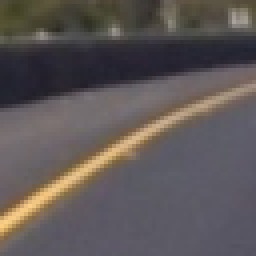
#> input picture non-vehicles/Extras/extra1003.png, 64 x 64 px, given in place of calibration1.jpg, which was not available (shown 4 times larger); the run also reads 1 picture not shown here
$ jupyter execute --allow-errors Project5.ipynb   (shell and % lines are left out)   (older library calls are emulated)   (text cells are left out)
#> lines starting #> are read from the running program, lines starting #| are printed output that depends on the picture; after the words box and inside, x2 and y2 are one past the last pixel; in counts of white or black regions, pixels touching at a corner belong together; pictures that were not available may be replaced by others from this repository, and a replacement may not be noted
### AdvLaneLine.py
import numpy as np
import cv2
import glob
import os
from moviepy.editor import VideoFileClip
import matplotlib.pyplot as plt
import matplotlib.image as mpimg
from IPython.display import HTML
import math

##########################################################################################################################

# Camera Calibrate

##########################################################################################################################

def color_gray(img):
    gray = cv2.cvtColor(img, cv2.COLOR_RGB2GRAY)
    return gray

nx = 9
ny = 6

objp = np.zeros((6*9,3), np.float32)
objp[:,:2] = np.mgrid[0:9,0:6].T.reshape(-1,2)

# Arrays to store object points and image points from all
# the images.
objpoints = [] # 3d points in real world space
imgpoints = [] # 2d points in image plane.

# Make a list of calibration images
images = glob.glob('camera_cal/calibration*.jpg')

# Step through the list and search for chessboard corners
for fname in images:
    img = cv2.imread(fname)
    gray = color_gray(img)
#    # Find the chessboard corners
    ret, corners = cv2.findChessboardCorners(gray, (nx, ny),None)
#    # If found, add object points, image points
    if ret == True:
        objpoints.append(objp)
        imgpoints.append(corners)

##########################################################################################################################

# Undistort Images

##########################################################################################################################

# [4 lines left out: function cal_undistort, not called in this run]

img1 = cv2.imread('camera_cal/calibration1.jpg')
#> img1 is the input picture: shape (64, 64, 3); mean B, G, R 87, 87.4, 94
img2 = cv2.imread('camera_cal/calibration1.jpg')
img3 = mpimg.imread('test_images/6.jpg')
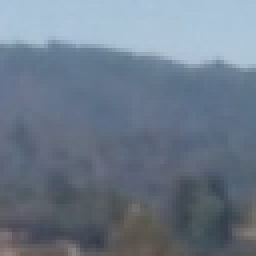
#> input picture non-vehicles/Extras/extra1093.png, 64 x 64 px, given in place of 6.jpg, which was not available (shown 4 times larger)
#> img3 is the input picture: shape (64, 64, 3) float32; mean R, G, B 0.426, 0.48, 0.541
##########################################################################################################################

# Sobel Operator

##########################################################################################################################

def abs_sobel_thresh(img, orient='x', thresh_min=0, thresh_max=255):
#> called with orient = 'x', thresh_min = 20, thresh_max = 100
    gray = color_gray(img)
#> in color_gray, `gray = cv2.cvtColor(img, cv2.COLOR_RGB2GRAY)`:
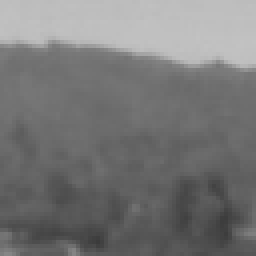
#> gray: shape (64, 64) float32 (shown 4 times larger); min 0.233, max 0.763, mean 0.471
    if orient == 'x':
        abs_sobel = np.absolute(cv2.Sobel(gray, cv2.CV_64F, 1, 0))
    elif orient == 'y':
        abs_sobel = np.absolute(cv2.Sobel(gray, cv2.CV_64F, 0, 1))
    scaled_sobel = np.uint8(255*abs_sobel/np.max(abs_sobel))
    binary_output = np.zeros_like(scaled_sobel)
    binary_output[(scaled_sobel >= thresh_min) & (scaled_sobel <= thresh_max)] = 1
    return binary_output

grad_binary = abs_sobel_thresh(img3, orient='x', thresh_min=20, thresh_max=100)
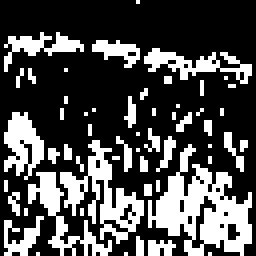
#> grad_binary: shape (64, 64) (shown 4 times larger); values 0 (black) and 1 (white), 30.1% white in thin lines or dots

##########################################################################################################################

# Magnitude of the Gradient

##########################################################################################################################

def mag_thresh(img, sobel_kernel=3, mag_thresh=(0, 255)):
#> called with sobel_kernel = 3, mag_thresh = (30, 100)
    gray = color_gray(img)
    sobelx = cv2.Sobel(gray, cv2.CV_64F, 1, 0, ksize=sobel_kernel)
    sobely = cv2.Sobel(gray, cv2.CV_64F, 0, 1, ksize=sobel_kernel)
    gradmag = np.sqrt(sobelx**2 + sobely**2)
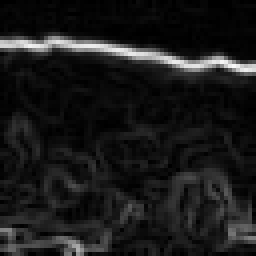
#> gradmag: shape (64, 64) float64 (shown 4 times larger); min 0, max 0.977, mean 0.103
    scale_factor = np.max(gradmag)/255
#> scale_factor = 0.00383
    gradmag = (gradmag/scale_factor).astype(np.uint8)
    binary_output = np.zeros_like(gradmag)
    binary_output[(gradmag >= mag_thresh[0]) & (gradmag <= mag_thresh[1])] = 1
    return binary_output

mag_binary = mag_thresh(img3, sobel_kernel=3, mag_thresh=(30, 100))
#> mag_binary: shape (64, 64); values 0 (black) and 1 (white), 20.1% white in thin lines or dots, all inside (x1, y1, x2, y2) = (0, 8, 64, 64)

##########################################################################################################################

# Direction of the Gradient

##########################################################################################################################

def dir_threshold(img, sobel_kernel=3, thresh=(0, np.pi/2)):
#> called with sobel_kernel = 15, thresh = (0.7, 1.3)
    gray = color_gray(img)
    sobelx = cv2.Sobel(gray, cv2.CV_64F, 1, 0, ksize=sobel_kernel)
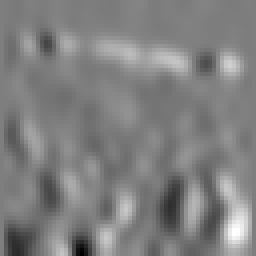
#> sobelx: shape (64, 64) float64 (shown 4 times larger); min -3474277.5, max 3525146, mean 49956.8; drawn with min black and max white
    sobely = cv2.Sobel(gray, cv2.CV_64F, 0, 1, ksize=sobel_kernel)
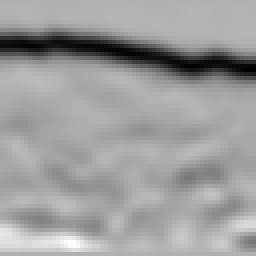
#> sobely: shape (64, 64) float64 (shown 4 times larger); min -7792534.1, max 3476969.8, mean -824075.3; drawn with min black and max white
    absgraddir = np.arctan2(np.absolute(sobely), np.absolute(sobelx))
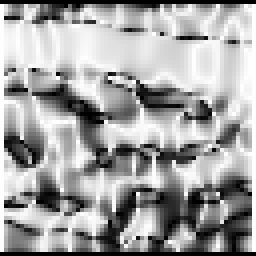
#> absgraddir: shape (64, 64) float64 (shown 4 times larger); min 0, max 1.57, mean 1; drawn with min black and max white
    binary_output = np.zeros_like(absgraddir)
    binary_output[(absgraddir >= thresh[0]) & (absgraddir <= thresh[1])] = 1
    return binary_output

dir_binary = dir_threshold(img3, sobel_kernel=15, thresh=(0.7, 1.3))
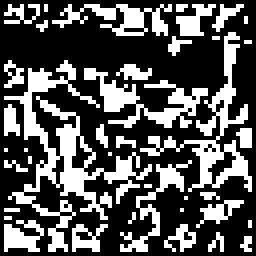
#> dir_binary: shape (64, 64) float64 (shown 4 times larger); values 0 (black) and 1 (white), 33.6% white in thin lines or dots

#########################################################################################################################

# HLS Thresholds

##########################################################################################################################

def hls_select(img, thresh=(0, 255)):
#> called with thresh = (90, 255)
    hls = cv2.cvtColor(img, cv2.COLOR_RGB2HLS)
#> hls: shape (64, 64, 3) float32; mean of channels 0, 1, 2 205.7, 0.5, 0.2
    s_channel = hls[:,:,2]
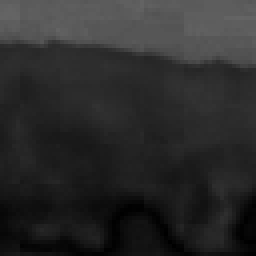
#> s_channel: shape (64, 64) float32 (shown 4 times larger); min 0, max 0.395, mean 0.171
    binary_output = np.zeros_like(s_channel)
    binary_output[(s_channel > thresh[0]) & (s_channel <= thresh[1])] = 1

    return binary_output

hls_binary = hls_select(img3, thresh=(90, 255))
#> hls_binary: shape (64, 64) float32; every value is 0

#########################################################################################################################

# HLS Thresholds

##########################################################################################################################

def pipeline(img, s_thresh=(170, 255), sx_thresh=(20, 100)):
#> called with s_thresh = (170, 255), sx_thresh = (20, 100)
    gradx = abs_sobel_thresh(img, orient='x', thresh_min=20, thresh_max=100)
    grady = abs_sobel_thresh(img, orient='y', thresh_min=20, thresh_max=100)
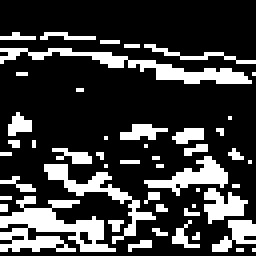
#> grady: shape (64, 64) (shown 4 times larger); values 0 (black) and 1 (white), 23.2% white in thin lines or dots, all inside (x1, y1, x2, y2) = (0, 8, 64, 63)
    mag_binary = mag_thresh(img, sobel_kernel=3, mag_thresh=(30, 100))
    dir_binary = dir_threshold(img, sobel_kernel=15, thresh=(0.7, 1.3))
#> (the rest of the program and of its run is left out)
